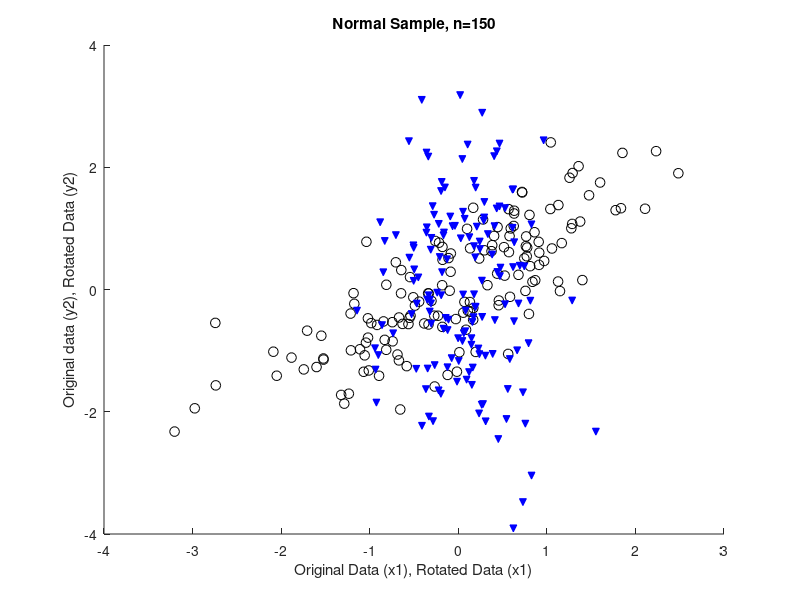

Source code (MATLAB):
% ---------------------------------------------------------------------
% Book:         MVA
% ---------------------------------------------------------------------
% Quantlet:     MVAjordnorm
% ---------------------------------------------------------------------
% Description:  MVAjordnorm computes a two dimensional scatterplot of 
%               two correlated normal random variables and its rotation 
%               such that the directions of maximal variance are the 
%               coordinate axes.
% ---------------------------------------------------------------------
% Usage:        MVAjordnorm
% ---------------------------------------------------------------------
% Inputs:       none
% ---------------------------------------------------------------------
% Output:       Two dimensional scatterplot of two correlated normal 
%               random variables and its rotation such that the 
%               directions of maximal variance are the coordinate axes.
% ---------------------------------------------------------------------
% Example:      
% ---------------------------------------------------------------------
% Author:       Wolfgang Haerdle, Vladimir Georgescu, Song Song
% ---------------------------------------------------------------------

n=150;
%Mu vector is zero
rho=0.8;
sig=[  1 0.8
     0.8   1];

[vector,value] = eig(sig);
ll = sqrt(value);
sh = vector*ll*vector';
nr = normrnd(0,1,n,size(sig,1));
x = nr*sh';

hold on
title('Normal Sample, n=150')
xlabel('Original Data (x1), Rotated Data (x1)')
ylabel('Original data (y2), Rotated Data (y2)')

%Plot original data
scatter(x(:,1),x(:,2),50,'k')

%Transformed data
y=x*vector;
scatter(y(:,1),y(:,2),25,'v','MarkerFaceColor',[0 0 1],'MarkerEdgeColor',[0 0 1])
hold off
